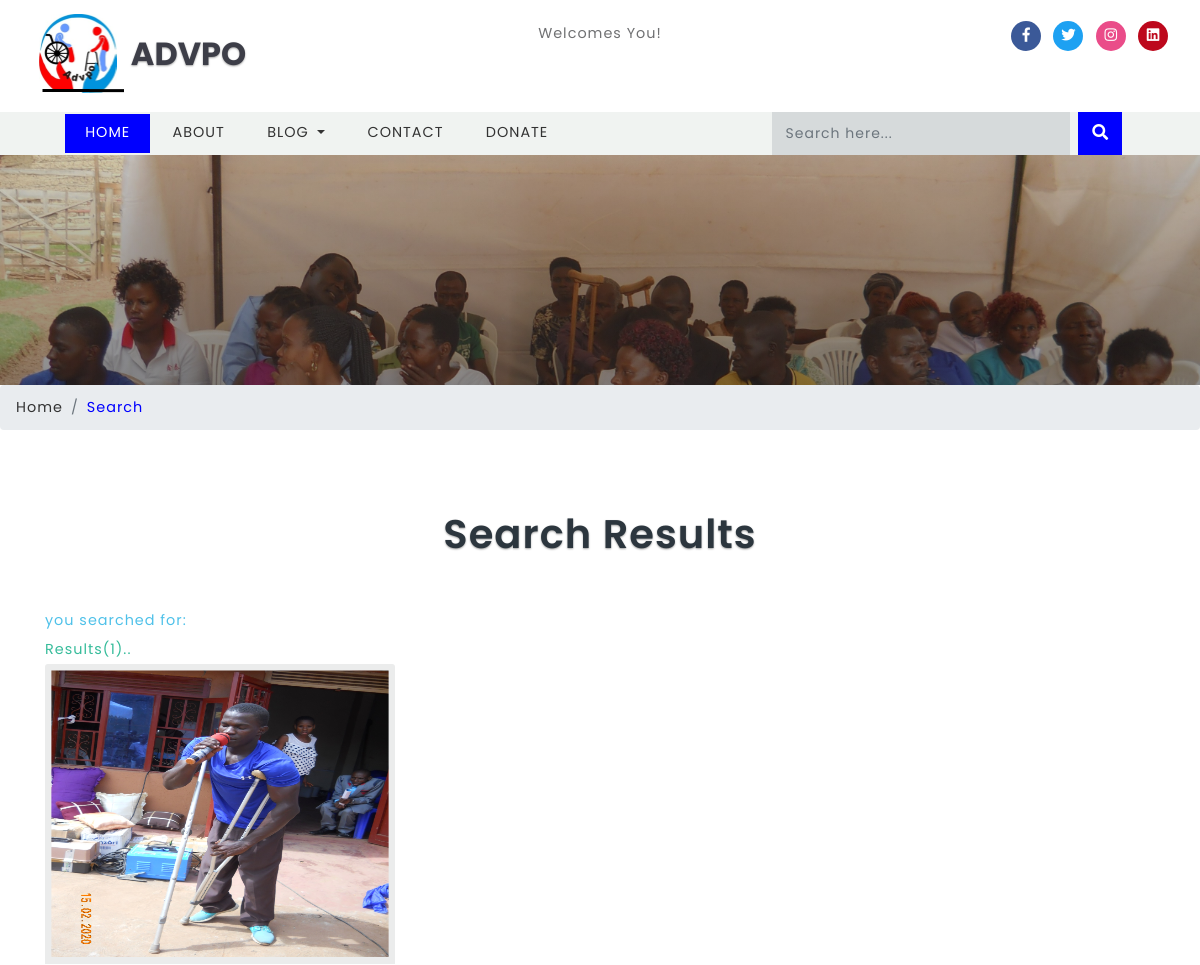
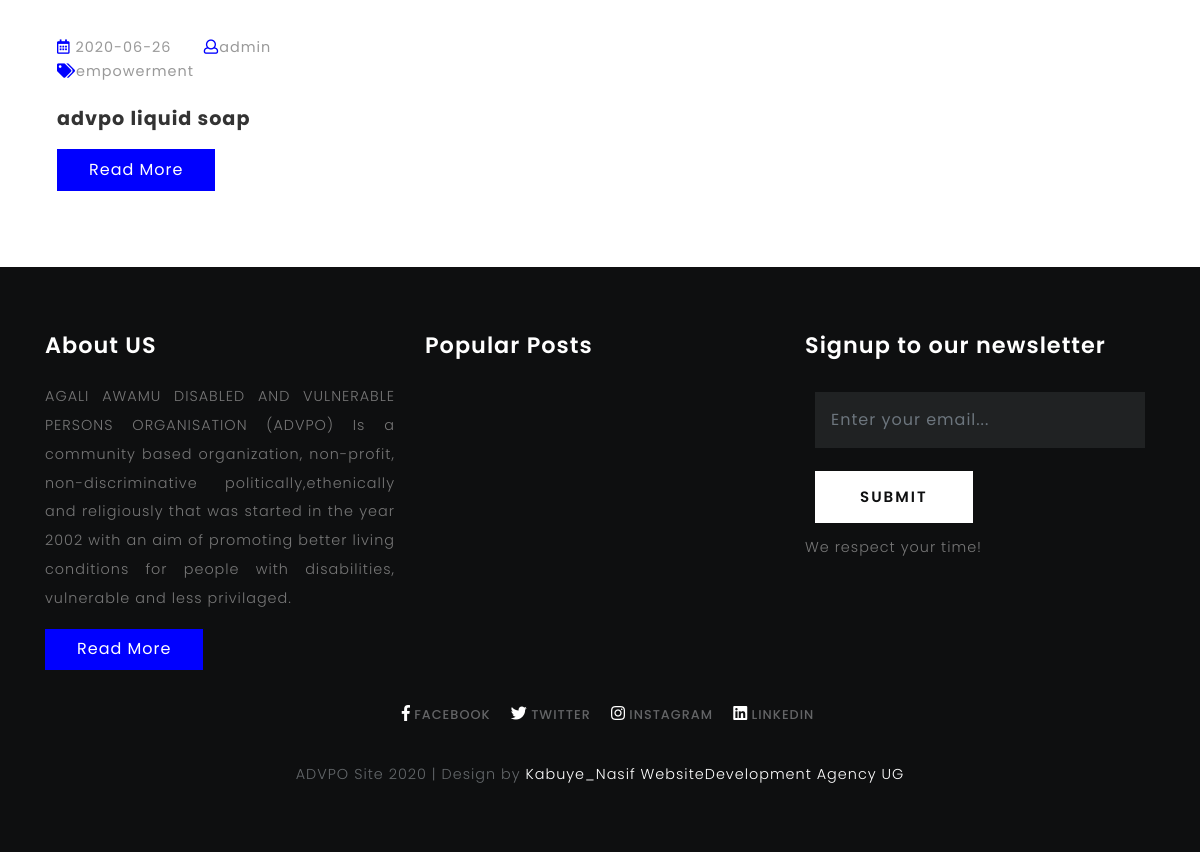
Screenshot of /search.php with the database file from the repository (2 pictures, top to bottom).
### tables this page shows
CREATE TABLE IF NOT EXISTS `blogs` (
  `id` int(10) UNSIGNED NOT NULL AUTO_INCREMENT,
  `title` varchar(190) NOT NULL,
  `tags` varchar(40) NOT NULL,
  `content` text NOT NULL,
  `photo` varchar(50) NOT NULL,
  `posted` varchar(40) NOT NULL,
  `date` date DEFAULT NULL,
  `author` varchar(40) DEFAULT NULL,
  `category` varchar(40) NOT NULL,
  PRIMARY KEY (`id`),
  KEY `category` (`category`)
);

### search.php (the view, shortened to what this page needs)
<?php
require_once('database/db.php');
?>
<!DOCTYPE html>
<html lang="zxx">
<head>
	<link href="css/bootstrap.css" rel='stylesheet' type='text/css' />
	<link rel="stylesheet" href="css/single.css">
	<link href="css/style.css" rel='stylesheet' type='text/css' />
	<link href="css/fontawesome-all.css" rel="stylesheet">
</head>
<body>
	<?php include("header.php");?>
	<?php
    $search_keyword = '';
    $sql = 'SELECT * FROM blogs WHERE title LIKE :keyword OR content LIKE :keyword  OR tags LIKE :keyword OR author LIKE :keyword ORDER BY id DESC ';
    $start=0;
    $limit=" limit " . $start . "," . ROW_PER_PAGE;
    $pagination_statement = $pdo_conn->prepare($sql);
    $pagination_statement->bindValue(':keyword', '%' . $search_keyword . '%', PDO::PARAM_STR);
    $pagination_statement->execute();
    $row_count = $pagination_statement->rowCount();
    $query = $sql.$limit;
    $pdo_statement = $pdo_conn->prepare($query);
    $pdo_statement->bindValue(':keyword', '%' . $search_keyword . '%', PDO::PARAM_STR);
    $pdo_statement->execute();
    $result = $pdo_statement->fetchAll();
    ?>
	<div class="banner-inner">
	</div>
	<ol class="breadcrumb">
		<li class="breadcrumb-item">
			<a href="index.html">Home</a>
		</li>
		<li class="breadcrumb-item active">Search</li>
	</ol>
	<section class="main-content-w3layouts-agileits">
		<div class="container">
			<h3 class="tittle">Search Results</h3>
			<div class="inner-sec">
				<?php  if ($row_count==0) {
    						echo "<p style=color:#E9573F><b>sorry your search for:<u style=color:black>$search_keyword</u> returned zero results</b></p>";
    						echo "<p><b style=color:#4FC1E9>Suggestions<b><br>Your search item is not available on Our Website<br>Try being more specific with key words<br>Enter key word using title<br>Try search using category<br>Try again later<br></p>";
    						echo "<p><a href=\"http://www.google.com/search?q="
    						. $search_keyword . "\" target=\"_blank\" title=\"Look up
    						" . $search_keyword . " on Google\" style=color:#37BC9B>Click here</a> to try the
    						search on google</p>";
    					}
    					else{
    						echo "<p style=color:#4FC1E9><b>you searched for:<u style=color:black> $search_keyword</u></b></p>";
    						echo "<p style=color:#37BC9B><b>Results($row_count)..</b></p>";
    					}
    					?>
				<div class="left-blog-info-w3layouts-agileits text-left">
					<div class="row">
						<?php
    					if(!empty($result)) {
    						foreach($result as $row) {
                                ?>
						<div class="col-lg-4 card">
							<a href="single.php?id=<?php echo $row['id']; ?>">
								<img src="blogadmin/images/<?php echo $row['photo']; ?>" class="card-img-top img-fluid" alt="fantastic cms" style="width: 480px;height: 300px">
							</a>
							<div class="card-body">
								<ul class="blog-icons my-4">
									<li>
										<a href="#">
											<i class="far fa-calendar-alt"></i> <?php echo $row['date']; ?></a>
									</li>
									<li class="mx-2">
										<a href="#">
											<i class="far fa-user"></i><?php echo $row['author']; ?></a>
									</li>
									<li>
										<a href="#">
											<i class="fas fa-tags"></i><?php echo $row['tags']; ?></a>
									</li>
								</ul>
								<h5 class="card-title">
									<a href="single.php?id=<?php echo $row['id']; ?>"><?php echo $row['title']; ?></a>
								</h5>
								<a href="single.php?id=<?php echo $row['id']; ?>" class="btn btn-primary read-m">Read More</a>
							</div>
						</div>
						<?php
                                  }
                              }
                              ?>
					</div>
				</div>
			</div>
		</div>
	</section>
	<?php include("footer.php") ?>
</body>
</html>

### css/single.css (style rules this page uses)
.card-body { padding: 12px; }

### css/style.css (style rules this page uses)
html, body { margin: 0; font-size: 100%; font-family: 'Poppins', sans-serif; background: #fff; }
body a { text-decoration: none; transition: 0.5s all; -webkit-transition: 0.5s all; -moz-transition: 0.5s all; -o-transition: 0.5s all; -ms-transition: 0.5s all; }
h1, h2, h3, h4, h5, h6 { margin: 0; font-family: 'Poppins', sans-serif; letter-spacing:1px; }
p { margin: 0; font-size: 0.9em; color: #777777; line-height: 2em; letter-spacing: 1px; font-weight: 300; }
ul { margin: 0; padding: 0; }
a { text-decoration: none!important; }
a.btn.btn-primary.read-m { border-radius: 0; padding: 0.55em 2em; letter-spacing: 1px; background: blue; border: none; }
h3.tittle { text-align: center; font-size: 2.5em; color: #2c363e; text-shadow: 0 1px 2px rgba(0, 0, 0, 0.37); font-weight: 600; }
.inner-sec { margin-top:3em; }
.bottom-slider,.main-content-w3layouts-agileits { padding: 5em 0; }
.blog-grid-top h3,.two-blog2 h3,h5.card-title { font-size: 1.2em; margin: 1.2em 0 1em 0; font-weight: 700; }
.blog-grid-top h3 a,.two-blog2 h3 a,h5.card-title a { color: #333333; }
ul.blog-icons li { display: inline-block; margin-right: 20px; list-style:none; }
ul.blog-icons a { font-size: 0.9em; letter-spacing: 1px; color: #999; }
ul.blog-icons i { color: blue; }
.banner-inner { background: -webkit-linear-gradient(rgba(23, 22, 23, 0.2), rgba(23, 22, 23, 0.5)), url(../images/banner4.jpg) no-repeat; background: -moz-linear-gradient(rgba(23, 22, 23, 0.2), rgba(23, 22, 23, 0.5)), url(../images/banner4.jpg) no-repeat; background: -ms-linear-gradient(rgba(23, 22, 23, 0.2), rgba(23, 22, 23, 0.5)), url(../images/banner4.jpg) no-repeat; background: linear-gradient(rgba(23, 22, 23, 0.2), rgba(23, 22, 23, 0.5)), url(../images/banner4.jpg) no-repeat; background-size: cover; min-height: 230px; }
li.breadcrumb-item { font-size: 0.9em; letter-spacing: 1px; }
li.breadcrumb-item a { color: #333; }
.breadcrumb-item.active { color: blue; }
.card { border:none; }
.card-img-top { width: 100%; border: none; background: #ebecec; padding: .4em; }
@media (max-width:1440px) { .bottom-slider, .main-content-w3layouts-agileits, footer,.banner-bottom { padding: 4em 0; } }

### rows the page displays
blogs: photo (picture), date "2020-06-26", author "admin", tags "empowerment", title "advpo liquid soap"

### other values shown
$row_count "1"
